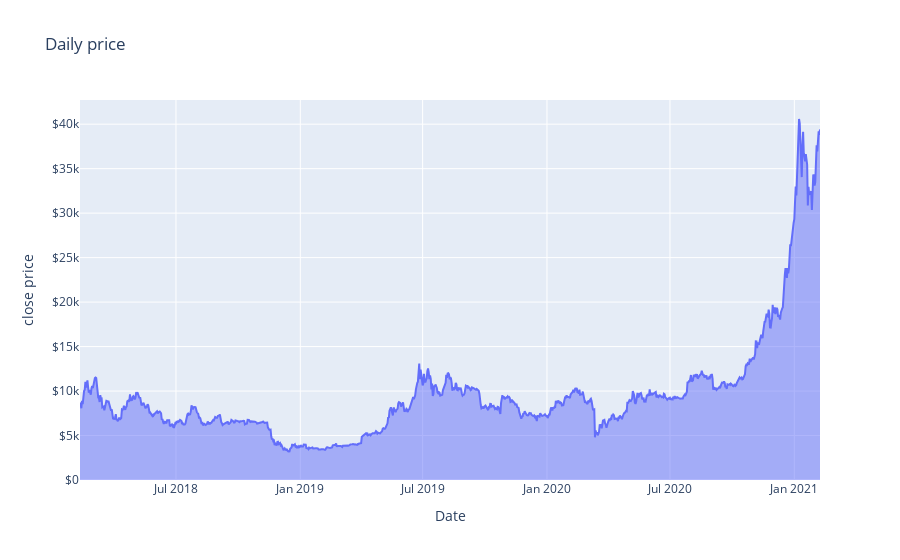
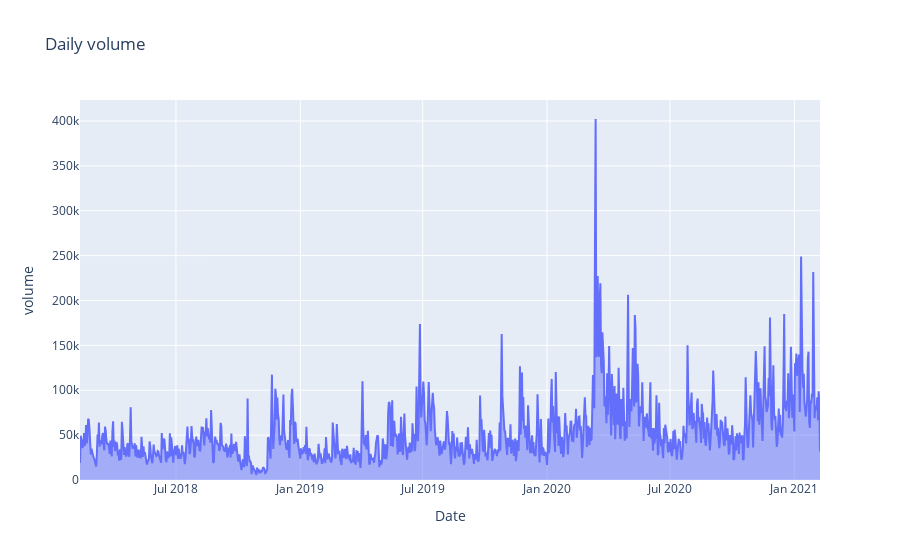

Here is the notebook cell these charts were saved with, in order:
### Code cell
path = '../Binance/crypto_pumps/data/raw/Binance/BTC_USDT.csv'

df = study_persistence(path,'45T',98)

### Figure 1 — Plotly figure (JSON) as saved in the notebook; plotly's stock layout.template omitted (floating-point values rounded to 4 significant figures; data arrays with more than 128 entries replaced by an {"elided": "..."} marker saying what was removed)
{"data": [{"hovertemplate": "variable=close<br>date=%{x}<br>value=%{y}<extra></extra>", "legendgroup": "close", "line": {"color": "#636efa"}, "mode": "lines", "name": "close", "orientation": "v", "showlegend": true, "stackgroup": "1", "type": "scatter", "x": {"elided": "1096 str values"}, "xaxis": "x", "y": {"elided": "1096 float values"}, "yaxis": "y"}], "layout": {"legend": {"title": {"text": "variable"}, "tracegroupgap": 0}, "showlegend": false, "title": {"text": "Daily price"}, "xaxis": {"anchor": "y", "domain": [0, 1], "title": {"text": "Date"}}, "yaxis": {"anchor": "x", "domain": [0, 1], "tickprefix": "$", "title": {"text": "close price"}}}}

### Figure 2 — Plotly figure (JSON) as saved in the notebook; plotly's stock layout.template omitted (floating-point values rounded to 4 significant figures; data arrays with more than 128 entries replaced by an {"elided": "..."} marker saying what was removed)
{"data": [{"hovertemplate": "variable=volume<br>date=%{x}<br>value=%{y}<extra></extra>", "legendgroup": "volume", "line": {"color": "#636efa"}, "mode": "lines", "name": "volume", "orientation": "v", "showlegend": true, "stackgroup": "1", "type": "scatter", "x": {"elided": "1096 str values"}, "xaxis": "x", "y": {"elided": "1096 float values"}, "yaxis": "y"}], "layout": {"legend": {"title": {"text": "variable"}, "tracegroupgap": 0}, "showlegend": false, "title": {"text": "Daily volume"}, "xaxis": {"anchor": "y", "domain": [0, 1], "title": {"text": "Date"}}, "yaxis": {"anchor": "x", "domain": [0, 1], "title": {"text": "volume"}}}}
